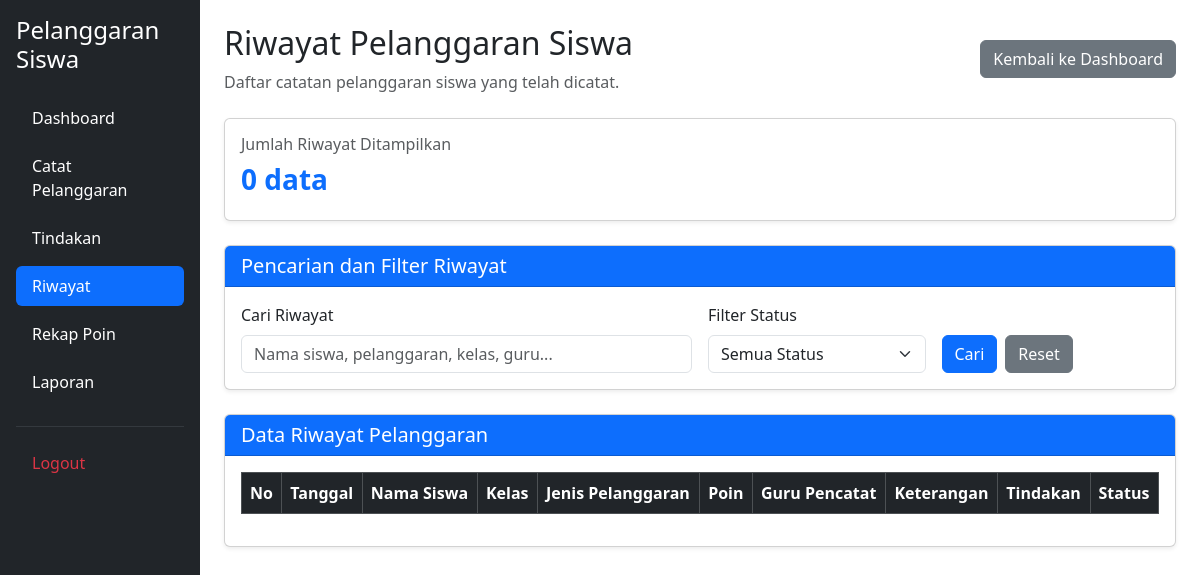
Before: /riwayat.php (signed in) with the older database file.
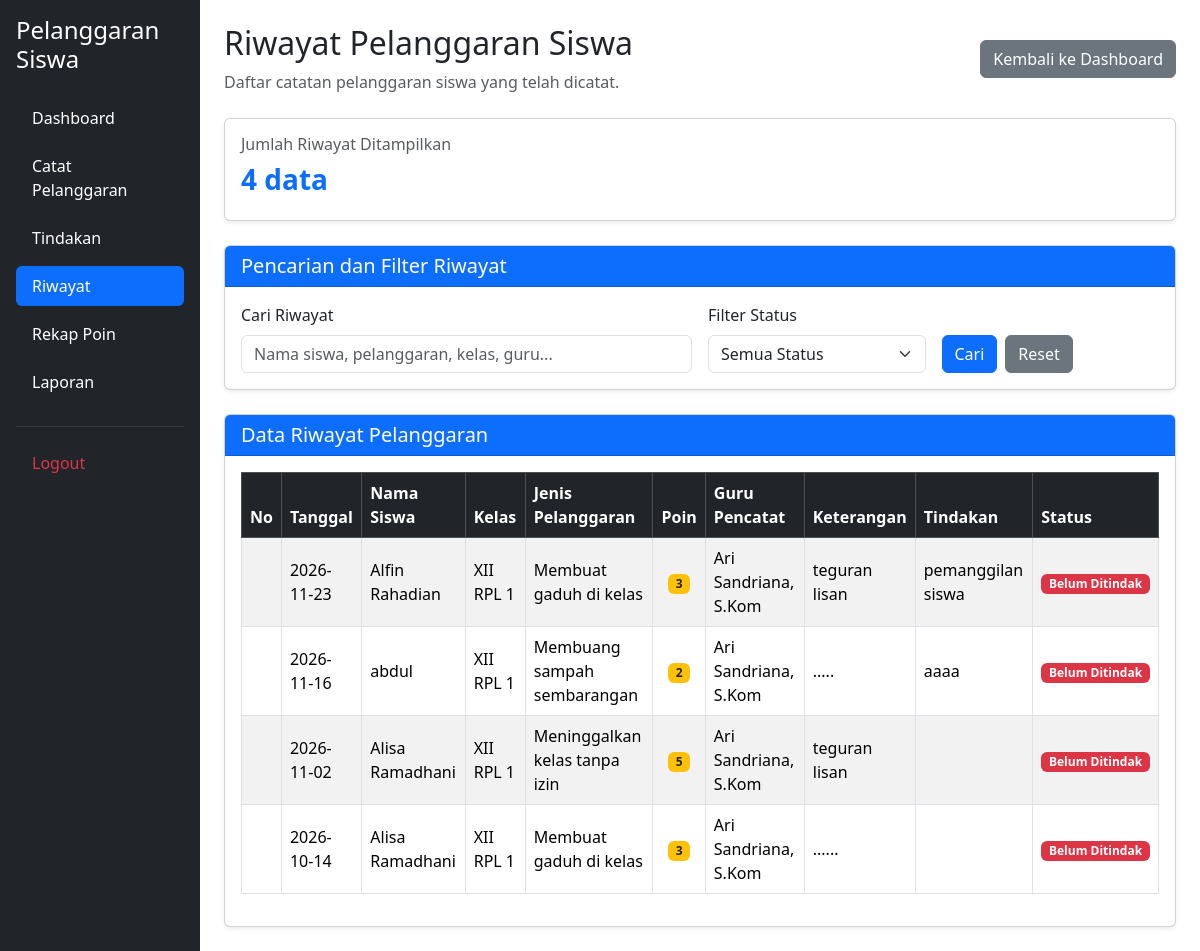
After: the same page with the newer database file.
### tables this page shows
CREATE TABLE `t_pelanggaran_siswa` (
  `id` int(11) NOT NULL,
  `tahun_ajaran_id` int(11) DEFAULT NULL,
  `siswa_id` int(11) DEFAULT NULL,
  `nama_siswa` varchar(150) NOT NULL,
  `kelas_id` int(11) DEFAULT NULL,
  `nama_kelas` varchar(100) NOT NULL,
  `pelanggaran_id` int(11) DEFAULT NULL,
  `nama_pelanggaran` varchar(150) NOT NULL,
  `pelanggaran_kategori_id` int(11) DEFAULT NULL,
  `guru_id` int(11) DEFAULT NULL,
  `nama_guru` varchar(150) NOT NULL,
  `tanggal` date DEFAULT NULL,
  `keterangan` text NOT NULL,
  `poin` int(11) NOT NULL,
  `tindakan` text NOT NULL,
  `status` varchar(30) NOT NULL,
  `created_at` timestamp NOT NULL DEFAULT current_timestamp(),
  `updated_at` timestamp NOT NULL DEFAULT current_timestamp()
);

### riwayat.php (the view, shortened to what the changed rows need)
<?php
include 'config/koneksi.php';
$id_user = (int) ($_SESSION['id'] ?? 0);
$sql = "SELECT p.*
        FROM t_pelanggaran_siswa p
        INNER JOIN t_guru g ON p.guru_id = g.id
        WHERE g.user_id = $id_user";
$sql .= " ORDER BY p.tanggal DESC, p.id DESC";
$query = mysqli_query($koneksi, $sql);
$jumlah = mysqli_num_rows($query);
?>
<!DOCTYPE html>
<html lang="id">
<head>
    <link href="https://cdn.jsdelivr.net/npm/bootstrap@5.3.8/dist/css/bootstrap.min.css"
          rel="stylesheet">
    <link href="https://cdn.datatables.net/2.3.4/css/dataTables.bootstrap5.min.css"
          rel="stylesheet">
</head>
<body>
<div class="container-fluid">
    <div class="row">
        <main class="col-md-9 col-lg-10 p-4">
            <div class="d-flex justify-content-between align-items-center mb-4 flex-wrap gap-2">
                <div>
                    <h2>Riwayat Pelanggaran Siswa</h2>
                </div>
            </div>
            <div class="card shadow-sm mb-4">
                <div class="card-body">
                    <h6 class="text-muted">Jumlah Riwayat Ditampilkan</h6>
                    <h3 class="fw-bold text-primary">
                        <?= $jumlah; ?> data
                    </h3>
                </div>
            </div>
            <div class="card shadow-sm">
                <div class="card-body">
                    <div class="table-responsive">
                        <table id="tabelRiwayat"
                               class="table table-striped table-bordered table-hover align-middle">
                            <thead class="table-dark">
                                <tr>
                                    <th>No</th>
                                    <th>Tanggal</th>
                                    <th>Nama Siswa</th>
                                    <th>Kelas</th>
                                    <th>Jenis Pelanggaran</th>
                                    <th>Poin</th>
                                    <th>Guru Pencatat</th>
                                    <th>Keterangan</th>
                                    <th>Tindakan</th>
                                    <th>Status</th>
                                </tr>
                            </thead>
                            <tbody>
                                <?php while ($data = mysqli_fetch_assoc($query)) { ?>
                                    <tr>
                                        <td></td>
                                        <td>
                                            <?= htmlspecialchars($data['tanggal'] ?? '-'); ?>
                                        </td>
                                        <td>
                                            <?= htmlspecialchars($data['nama_siswa'] ?? '-'); ?>
                                        </td>
                                        <td>
                                            <?= htmlspecialchars($data['nama_kelas'] ?? '-'); ?>
                                        </td>
                                        <td>
                                            <?= htmlspecialchars($data['nama_pelanggaran'] ?? '-'); ?>
                                        </td>
                                        <td class="text-center">
                                            <span class="badge bg-warning text-dark">
                                                <?= htmlspecialchars((string) ($data['poin'] ?? 0)); ?>
                                            </span>
                                        </td>
                                        <td>
                                            <?= htmlspecialchars($data['nama_guru'] ?? '-'); ?>
                                        </td>
                                        <td>
                                            <?= htmlspecialchars($data['keterangan'] ?? '-'); ?>
                                        </td>
                                        <td>
                                            <?= htmlspecialchars($data['tindakan'] ?? '-'); ?>
                                        </td>
                                        <td>
                                            <?php
                                            $status_data = strtolower(
                                                trim($data['status'] ?? '')
                                            );
                                            if ($status_data == 'selesai') {
                                                echo '<span class="badge bg-success">Selesai</span>';
                                            } elseif (
                                                $status_data == 'belum' ||
                                                $status_data == 'belum ditindak'
                                            ) {
                                                echo '<span class="badge bg-danger">Belum Ditindak</span>';
                                            } else {
                                                echo '<span class="badge bg-secondary">'
                                                    . htmlspecialchars($data['status'] ?? '-')
                                                    . '</span>';
                                            }
                                            ?>
                                        </td>
                                    </tr>
                                <?php } ?>
                            </tbody>
                        </table>
                    </div>
                </div>
            </div>
        </main>
    </div>
</div>
</body>
</html>

Changed rows visible on the page:
added t_pelanggaran_siswa: tanggal "2026-11-23", nama_siswa "Alfin Rahadian", nama_kelas "XII RPL 1", nama_pelanggaran "Membuat gaduh di kelas", poin "3", nama_guru "Ari Sandriana, S.Kom", keterangan "teguran lisan", tindakan "pemanggilan siswa", status "Belum Ditindak"
added t_pelanggaran_siswa: tanggal "2026-11-16", nama_siswa "abdul", nama_kelas "XII RPL 1", nama_pelanggaran "Membuang sampah sembarangan", poin "2", nama_guru "Ari Sandriana, S.Kom", keterangan ".....", tindakan "aaaa", status "Belum Ditindak"
added t_pelanggaran_siswa: tanggal "2026-11-02", nama_siswa "Alisa Ramadhani", nama_kelas "XII RPL 1", nama_pelanggaran "Meninggalkan kelas tanpa izin", poin "5", nama_guru "Ari Sandriana, S.Kom", keterangan "teguran lisan", status "Belum Ditindak"
added t_pelanggaran_siswa: tanggal "2026-10-14", nama_siswa "Alisa Ramadhani", nama_kelas "XII RPL 1", nama_pelanggaran "Membuat gaduh di kelas", poin "3", nama_guru "Ari Sandriana, S.Kom", keterangan "......", status "Belum Ditindak"
Other visible differences:
$jumlah: "0" → "4"
